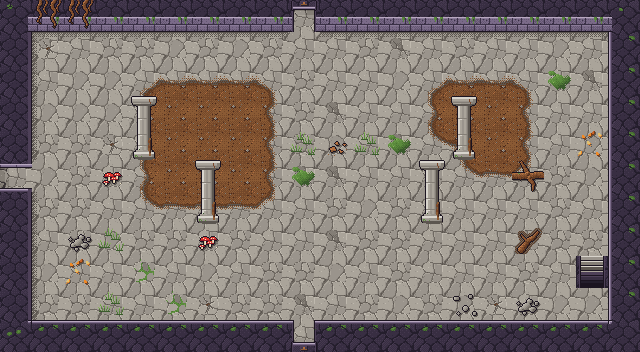

The image is a tile-based game level rendered from a .tmx file. Its description and complete source (layers, tilesets, objects, tile grids) follow:
An orthogonal 20x11 tile map with 32x32 px tiles, 4 tile layers (Sol, Decor, Murs, Dessus) and 16 objects (4x Sortie, 4x Spawn, 3x Porte, 3x Ennemi, StatueCorbeau, ...).

<map version="1.10" tiledversion="1.12.2" orientation="orthogonal" renderorder="right-down" width="20" height="11" tilewidth="32" tileheight="32" infinite="0" nextlayerid="6" nextobjectid="17">
 <properties>
  <property name="carte_x" type="int" value="3" />
  <property name="carte_y" type="int" value="3" />
  <property name="etage" value="rdc" />
 </properties>
 <tileset firstgid="1" source="../tilesets/temple_racines.tsx" />
 <layer id="1" name="Sol" width="20" height="11">
  <data encoding="csv">
1,2,1,2,4,3,2,3,3,1,1,1,2,2,1,3,2,2,2,1,
2,5,1,2,2,3,2,3,2,1,1,2,4,1,2,1,1,3,1,2,
2,1,3,3,68,49,49,49,69,2,1,1,3,68,49,49,69,1,4,2,
2,3,3,3,51,6,6,6,52,2,4,1,1,51,6,6,52,1,1,1,
1,2,2,5,51,6,6,6,52,2,3,1,4,70,55,6,52,1,3,1,
3,3,2,1,51,6,6,6,52,4,4,1,1,1,70,50,71,2,3,2,
1,2,2,1,70,50,50,50,71,1,2,3,2,1,1,1,1,2,1,2,
1,1,2,3,2,2,1,2,1,1,4,2,2,1,1,1,125,2,2,1,
3,3,1,1,126,1,3,1,2,2,3,1,2,1,1,1,2,1,58,2,
1,2,2,1,1,126,5,2,2,4,1,2,3,2,3,5,1,3,3,2,
1,3,3,1,3,2,3,2,1,5,2,3,2,3,2,2,2,3,5,1
</data>
 </layer>
 <layer id="2" name="Decor" width="20" height="11">
  <data encoding="csv">
0,0,0,0,0,0,0,0,0,0,0,0,0,0,0,0,0,0,0,0,
0,15,13,13,13,13,13,13,13,0,13,13,13,13,13,13,13,13,13,0,
0,14,0,0,0,0,0,0,0,0,0,0,0,0,0,0,0,118,0,0,
0,14,0,0,0,0,0,0,0,0,0,0,0,0,0,0,0,0,0,0,
0,14,0,0,0,0,0,0,0,78,128,78,118,0,0,0,0,0,120,0,
0,0,0,79,0,0,0,0,0,118,0,0,0,0,0,0,9,0,0,0,
0,14,0,0,0,0,0,0,0,0,0,0,0,0,0,0,0,0,0,0,
0,14,16,78,0,0,79,0,0,0,0,0,0,0,0,0,0,0,0,0,
0,14,120,0,0,0,0,0,0,0,0,0,0,0,0,0,0,0,0,0,
0,14,0,78,0,0,0,0,0,0,0,0,0,0,77,0,16,0,0,0,
0,0,0,0,0,0,0,0,0,0,0,0,0,0,0,0,0,0,0,0
</data>
 </layer>
 <layer id="3" name="Murs" width="20" height="11">
  <data encoding="csv">
21,17,17,17,17,17,17,17,17,41,17,17,17,17,17,17,17,17,17,22,
19,0,0,0,0,0,0,0,0,0,0,0,0,0,0,0,0,0,0,20,
19,0,0,0,0,0,0,0,0,0,0,0,0,0,0,0,0,0,0,20,
19,0,0,0,0,0,0,0,0,0,0,0,0,0,0,0,0,0,0,20,
19,0,0,0,114,0,0,0,0,0,0,0,0,0,114,0,0,0,0,20,
43,0,0,0,0,0,0,0,0,0,0,0,0,0,0,0,0,0,0,20,
19,0,0,0,0,0,114,0,0,0,0,0,0,114,0,0,0,0,0,20,
19,0,0,0,0,0,0,0,0,0,0,0,0,0,0,0,0,0,0,20,
19,0,0,0,0,0,0,0,0,0,0,0,0,0,0,0,0,0,0,20,
19,0,0,0,0,0,0,0,0,0,0,0,0,0,0,0,0,0,0,20,
23,18,18,18,18,18,18,18,18,42,18,18,18,18,18,18,18,18,18,24
</data>
 </layer>
 <objectgroup id="4" name="Objets">
  <object id="1" type="Sortie" x="288" y="0" width="32" height="32">
   <properties>
    <property name="cible_carte" value="res://scenes/rooms/donjon1_salle_boss_room.tscn" />
    <property name="cible_spawn" value="depuis_sud" />
    <property name="godot_node_type" value="area" />
   </properties>
  </object>
  <object id="2" type="Porte" x="288" y="0" width="32" height="32">
   <properties>
    <property name="id" value="donjon1_porte_07" />
    <property name="type" value="grande_cle" />
   </properties>
  </object>
  <object id="3" type="Spawn" x="304" y="80">
   <properties>
    <property name="id" value="depuis_nord" />
   </properties>
   <point />
  </object>
  <object id="4" type="Sortie" x="288" y="320" width="32" height="32">
   <properties>
    <property name="cible_carte" value="res://scenes/rooms/donjon1_salle_08_room.tscn" />
    <property name="cible_spawn" value="depuis_nord" />
    <property name="godot_node_type" value="area" />
   </properties>
  </object>
  <object id="5" type="Porte" x="288" y="320" width="32" height="32">
   <properties>
    <property name="id" value="donjon1_porte_05" />
    <property name="type" value="ennemis" />
   </properties>
  </object>
  <object id="6" type="Spawn" x="304" y="272">
   <properties>
    <property name="id" value="depuis_sud" />
   </properties>
   <point />
  </object>
  <object id="7" type="Sortie" x="0" y="160" width="32" height="32">
   <properties>
    <property name="cible_carte" value="res://scenes/rooms/donjon1_salle_10_room.tscn" />
    <property name="cible_spawn" value="depuis_est" />
    <property name="godot_node_type" value="area" />
   </properties>
  </object>
  <object id="8" type="Porte" x="0" y="160" width="32" height="32">
   <properties>
    <property name="id" value="donjon1_porte_06" />
    <property name="type" value="interrupteur" />
   </properties>
  </object>
  <object id="9" type="Spawn" x="80" y="176">
   <properties>
    <property name="id" value="depuis_ouest" />
   </properties>
   <point />
  </object>
  <object id="10" type="Sortie" x="576" y="256" width="32" height="32">
   <properties>
    <property name="cible_carte" value="res://scenes/rooms/donjon1_salle_11_room.tscn" />
    <property name="cible_spawn" value="depuis_escalier" />
    <property name="transition" value="escalier" />
    <property name="godot_node_type" value="area" />
   </properties>
  </object>
  <object id="11" type="Spawn" x="560" y="272">
   <properties>
    <property name="id" value="depuis_escalier" />
   </properties>
   <point />
  </object>
  <object id="12" type="Ennemi" x="464" y="48">
   <properties>
    <property name="type" value="lutin_des_branches" />
    <property name="variante" value="normal" />
   </properties>
   <point />
  </object>
  <object id="13" type="Ennemi" x="176" y="240">
   <properties>
    <property name="type" value="lutin_des_branches" />
    <property name="variante" value="normal" />
   </properties>
   <point />
  </object>
  <object id="14" type="Ennemi" x="432" y="240">
   <properties>
    <property name="type" value="ronceau" />
    <property name="variante" value="rouge" />
   </properties>
   <point />
  </object>
  <object id="15" type="StatueCorbeau" x="208" y="80">
   <properties>
    <property name="id" value="donjon1_statue_02" />
   </properties>
   <point />
  </object>
  <object id="16" type="Interrupteur" x="80" y="112">
   <properties>
    <property name="id" value="donjon1_interrupteur_06" />
    <property name="cible" value="donjon1_porte_06" />
    <property name="mode" value="epee" />
   </properties>
   <point />
  </object>
 </objectgroup>
 <layer id="5" name="Dessus" width="20" height="11">
  <data encoding="csv">
0,122,122,0,0,0,0,0,0,45,0,0,0,0,0,0,0,0,0,0,
0,0,0,0,0,0,0,0,0,0,0,0,0,0,0,0,0,0,0,0,
0,0,0,0,0,0,0,0,0,0,0,0,0,0,0,0,0,0,0,0,
0,0,0,0,113,0,0,0,0,0,0,0,0,0,113,0,0,0,0,0,
0,0,0,0,0,0,0,0,0,0,0,0,0,0,0,0,0,0,0,0,
47,0,0,0,0,0,113,0,0,0,0,0,0,113,0,0,0,0,0,0,
0,0,0,0,0,0,0,0,0,0,0,0,0,0,0,0,0,0,0,0,
0,0,0,0,0,0,0,0,0,0,0,0,0,0,0,0,0,0,0,0,
0,0,0,0,0,0,0,0,0,0,0,0,0,0,0,0,0,0,0,0,
0,0,0,0,0,0,0,0,0,0,0,0,0,0,0,0,0,0,0,0,
0,0,0,0,0,0,0,0,0,46,0,0,0,0,0,0,0,0,0,0
</data>
 </layer>
</map>
